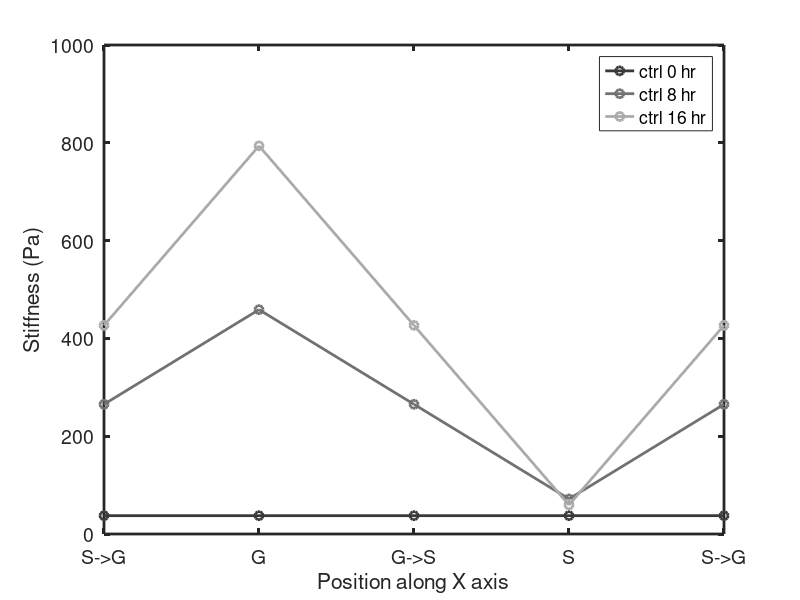
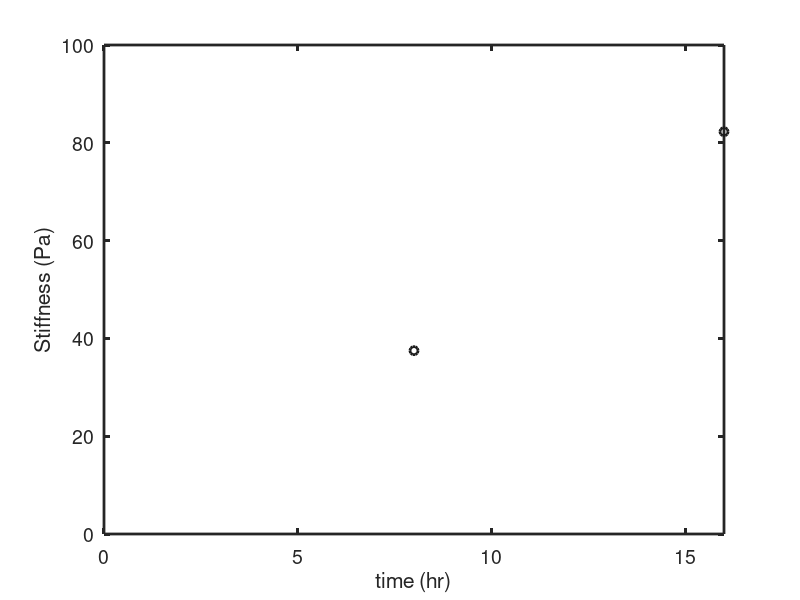

MATLAB code to generate these figures, in order:
%%
% This script is to create stiffness grid files for each time step. This
% is of course for instances where limited number of input files are used.
% If a better time resolution is needed, I have to modify Melda's code in
% order to be able to read spatio-temporal growth/expansion maps.
clear all
close all
%% This part should be defined by user
noTimePoints=3; % number of timepoints (e.g. if the user wants to input 5 growth maps, noTimePoints=5)
noPeriods=3;   % number of periods (gyrus or sulcus) that should appear in the tissue
noColumns=4*noPeriods+1;    % number of columns in the expansion grid file. For each square on the expansion rate grid, we need three values (i.e. expansion rate in x, y, z).
noRows=10;  % number of rows in the expansion grid file

% define stiffnesses for control and folding, for 8hr and 16hr
stiffnessAtG_ctrl_0hr = 37.49;
stiffnessAtS_ctrl_0hr = 37.49;
stiffnessAtSG_ctrl_0hr = (stiffnessAtG_ctrl_0hr+stiffnessAtS_ctrl_0hr)/2;
stiffnessAtGS_ctrl_0hr = (stiffnessAtG_ctrl_0hr+stiffnessAtS_ctrl_0hr)/2;

stiffnessAtG_ctrl_8hr = 37.49;
stiffnessAtS_ctrl_8hr = 37.49;
stiffnessAtSG_ctrl_8hr = (stiffnessAtG_ctrl_8hr+stiffnessAtS_ctrl_8hr)/2;
stiffnessAtGS_ctrl_8hr = (stiffnessAtG_ctrl_8hr+stiffnessAtS_ctrl_8hr)/2;

stiffnessAtG_ctrl_16hr = 82.27;
stiffnessAtS_ctrl_16hr = 82.27;
stiffnessAtSG_ctrl_16hr = (stiffnessAtG_ctrl_16hr+stiffnessAtS_ctrl_16hr)/2;
stiffnessAtGS_ctrl_16hr = (stiffnessAtG_ctrl_16hr+stiffnessAtS_ctrl_16hr)/2;

stiffnessAtG_folding_0hr = 37.49;
stiffnessAtS_folding_0hr = 37.49;
stiffnessAtSG_folding_0hr = (stiffnessAtG_folding_0hr+stiffnessAtS_folding_0hr)/2;
stiffnessAtGS_folding_0hr = (stiffnessAtG_folding_0hr+stiffnessAtS_folding_0hr)/2;

stiffnessAtG_folding_8hr = 458.83;
stiffnessAtS_folding_8hr = 71.71;
stiffnessAtSG_folding_8hr = (stiffnessAtG_folding_8hr+stiffnessAtS_folding_8hr)/2;
stiffnessAtGS_folding_8hr = (stiffnessAtG_folding_8hr+stiffnessAtS_folding_8hr)/2;

stiffnessAtG_folding_16hr = 793.77;
stiffnessAtS_folding_16hr = 59.43;
stiffnessAtSG_folding_16hr = (stiffnessAtG_folding_16hr+stiffnessAtS_folding_16hr)/2;
stiffnessAtGS_folding_16hr = (stiffnessAtG_folding_16hr+stiffnessAtS_folding_16hr)/2;
%% Creating the grids and writing them into file

% For expansion rates, we need to make two matrices, one for magnitude and
% one for orientation. Since for the case of brain folding, we don't have y
% growth, we either have orientations as 0 or 180 degrees of x or z axis.
% So I will first create the magnitude matrix. Then find the ones with
% negative values, set the orientation of those to 180. And then make all
% values in the magnitude matrix positive.
for timePointsID=1:noTimePoints
    stiffness_ctrl=zeros(noRows,noColumns);   % stiffness grid
    stiffness_folding=zeros(noRows,noColumns);   % stiffness grid
    for j=1:noRows
        for i=1:noPeriods
            if timePointsID==1
                stiffness_ctrl(j,(i-1)*4+1:(i-1)*4+4)=[stiffnessAtSG_ctrl_0hr,stiffnessAtG_ctrl_0hr,stiffnessAtGS_ctrl_0hr,stiffnessAtS_ctrl_0hr];
                stiffness_folding(j,(i-1)*4+1:(i-1)*4+4)=[stiffnessAtSG_folding_0hr,stiffnessAtG_folding_0hr,stiffnessAtGS_folding_0hr,stiffnessAtS_folding_0hr];
            elseif timePointsID==2
                stiffness_ctrl(j,(i-1)*4+1:(i-1)*4+4)=[stiffnessAtSG_ctrl_8hr,stiffnessAtG_ctrl_8hr,stiffnessAtGS_ctrl_8hr,stiffnessAtS_ctrl_8hr];
                stiffness_folding(j,(i-1)*4+1:(i-1)*4+4)=[stiffnessAtSG_folding_8hr,stiffnessAtG_folding_8hr,stiffnessAtGS_folding_8hr,stiffnessAtS_folding_8hr];
            elseif timePointsID==3
                stiffness_ctrl(j,(i-1)*4+1:(i-1)*4+4)=[stiffnessAtSG_ctrl_16hr,stiffnessAtG_ctrl_16hr,stiffnessAtGS_ctrl_16hr,stiffnessAtS_ctrl_16hr];
                stiffness_folding(j,(i-1)*4+1:(i-1)*4+4)=[stiffnessAtSG_folding_16hr,stiffnessAtG_folding_16hr,stiffnessAtGS_folding_16hr,stiffnessAtS_folding_16hr];
            end
        end
        if timePointsID==1
            stiffness_ctrl(j,noColumns)=stiffnessAtSG_ctrl_0hr;
            stiffness_folding(j,noColumns)=stiffnessAtSG_folding_0hr;
        elseif timePointsID==2
            stiffness_ctrl(j,noColumns)=stiffnessAtSG_ctrl_8hr;
            stiffness_folding(j,noColumns)=stiffnessAtSG_folding_8hr;
        elseif timePointsID==3
            stiffness_ctrl(j,noColumns)=stiffnessAtSG_ctrl_16hr;
            stiffness_folding(j,noColumns)=stiffnessAtSG_folding_16hr;
        end
    end
    
    
    
    filename=sprintf('StiffnessCtrl_3periods_10rows_t%d',timePointsID-1);
    fileID = fopen(filename,'w');
    fprintf(fileID,'%d %d \n',[noColumns,noRows]);  % number of columns and rows in the grid matrix
    % writing stiffness file for ctrl case
    for i=1:noRows
        fprintf(fileID,'%f ',stiffness_ctrl(i,:));
        fprintf(fileID,'\n');
    end
    fclose(fileID)
    
    filename=sprintf('StiffnessFolding_3periods_10rows_t%d',timePointsID-1);
    fileID = fopen(filename,'w');
    fprintf(fileID,'%d %d \n',[noColumns,noRows]);  % number of columns and rows in the grid matrix
    % writing stiffness file for folding case
    for i=1:noRows
        fprintf(fileID,'%f ',stiffness_folding(i,:));
        fprintf(fileID,'\n');
    end
    fclose(fileID)
end
%% This is just for plotting the stiffnesses
width = 6;     % Width in inches
height = 5;    % Height in inches
alw = 0.75;    % AxesLineWidth
fsz = 14;      % Fontsize
lw = 2;      % LineWidth
msz = 7; % MarkerSize

fig1=figure()
pos=get(gcf,'Position');
set(gcf,'Position',[pos(1) pos(2) width*50 height*50]);
set(gca,'FontSize',fsz,'LineWidth',lw)

cmap1=gray(10);
cmap2=autumn(10);

%plot([stiffnessAtSG_ctrl_0hr,stiffnessAtG_ctrl_0hr,stiffnessAtGS_ctrl_0hr,stiffnessAtS_ctrl_0hr,stiffnessAtSG_ctrl_0hr],'*-','color',cmap1(3,:),'Linewidth',lw)
%hold on
%plot([stiffnessAtSG_ctrl_8hr,stiffnessAtG_ctrl_8hr,stiffnessAtGS_ctrl_8hr,stiffnessAtS_ctrl_8hr,stiffnessAtSG_ctrl_8hr],'*-','color',cmap1(5,:),'Linewidth',lw)
%hold on
%plot([stiffnessAtSG_ctrl_16hr,stiffnessAtG_ctrl_16hr,stiffnessAtGS_ctrl_16hr,stiffnessAtS_ctrl_16hr,stiffnessAtSG_ctrl_16hr],'*-','color',cmap1(7,:),'Linewidth',lw)
%hold on
plot([stiffnessAtSG_folding_0hr,stiffnessAtG_folding_0hr,stiffnessAtGS_folding_0hr,stiffnessAtS_folding_0hr,stiffnessAtSG_folding_0hr],'o-','color',cmap1(3,:),'Linewidth',lw)
hold on
plot([stiffnessAtSG_folding_8hr,stiffnessAtG_folding_8hr,stiffnessAtGS_folding_8hr,stiffnessAtS_folding_8hr,stiffnessAtSG_folding_8hr],'o-','color',cmap1(5,:),'Linewidth',lw)
hold on
plot([stiffnessAtSG_folding_16hr,stiffnessAtG_folding_16hr,stiffnessAtGS_folding_16hr,stiffnessAtS_folding_16hr,stiffnessAtSG_folding_16hr],'o-','color',cmap1(7,:),'Linewidth',lw)

set(gcf,'Position',[pos(1) pos(2) width*60 height*60]);
set(gca,'FontSize',fsz,'LineWidth',lw)
%xlim([-5 100])
ylim([0 1000])
xticklabels({'S->G','G','G->S','S','S->G'})
legend('ctrl 0 hr','ctrl 8 hr','ctrl 16 hr','folding 0 hr','folding 8 hr','folding 16 hr','location','NorthEast')
xlabel('Position along X axis');ylabel('Stiffness (Pa)');
%% Extrapolating for 0 hr
width = 6;     % Width in inches
height = 5;    % Height in inches
alw = 0.75;    % AxesLineWidth
fsz = 14;      % Fontsize
lw = 2;      % LineWidth
msz = 7; % MarkerSize

fig1=figure()
pos=get(gcf,'Position');
set(gcf,'Position',[pos(1) pos(2) width*50 height*50]);
set(gca,'FontSize',fsz,'LineWidth',lw)

x=[8,16];
y=[37.49,82.27];

plot(x,y,'bo','color',cmap1(2,:),'Linewidth',lw)
set(gcf,'Position',[pos(1) pos(2) width*60 height*60]);
set(gca,'FontSize',fsz,'LineWidth',lw)
xlim([0 16])
ylim([0 100])
xlabel('time (hr)');ylabel('Stiffness (Pa)');
%% Creating the grids and writing them into file for ventricular surface

% For expansion rates, we need to make two matrices, one for magnitude and
% one for orientation. Since for the case of brain folding, we don't have y
% growth, we either have orientations as 0 or 180 degrees of x or z axis.
% So I will first create the magnitude matrix. Then find the ones with
% negative values, set the orientation of those to 180. And then make all
% values in the magnitude matrix positive.
for timePointsID=1:noTimePoints
    stiffness_folding=zeros(noRows,noColumns);   % stiffness grid
    for j=1:noRows
        for i=1:noPeriods
            if timePointsID==1
                stiffness_folding(j,(i-1)*4+1:(i-1)*4+4)=[stiffnessAtSG_folding_0hr,stiffnessAtSG_folding_0hr,stiffnessAtGS_folding_0hr,stiffnessAtGS_folding_0hr];
            elseif timePointsID==2
                stiffness_folding(j,(i-1)*4+1:(i-1)*4+4)=[stiffnessAtSG_folding_8hr,stiffnessAtSG_folding_8hr,stiffnessAtGS_folding_8hr,stiffnessAtGS_folding_8hr];
            elseif timePointsID==3
                stiffness_folding(j,(i-1)*4+1:(i-1)*4+4)=[stiffnessAtSG_folding_16hr,stiffnessAtSG_folding_16hr,stiffnessAtGS_folding_16hr,stiffnessAtGS_folding_16hr];
            end
        end
        if timePointsID==1
            stiffness_folding(j,noColumns)=stiffnessAtSG_folding_0hr;
        elseif timePointsID==2
            stiffness_folding(j,noColumns)=stiffnessAtSG_folding_8hr;
        elseif timePointsID==3
            stiffness_folding(j,noColumns)=stiffnessAtSG_folding_16hr;
        end
    end
    
    
    filename=sprintf('StiffnessFolding_3periods_10rows_VZ_t%d',timePointsID-1);
    fileID = fopen(filename,'w');
    fprintf(fileID,'%d %d \n',[noColumns,noRows]);  % number of columns and rows in the grid matrix
    % writing stiffness file for folding case
    for i=1:noRows
        fprintf(fileID,'%f ',stiffness_folding(i,:));
        fprintf(fileID,'\n');
    end
    fclose(fileID)
end
%% Creating stiffness grids for Lola's project


noFiles=5; %
noColumns=11;    %
noRows=4;  %

initialStiffness=1600;


for fileID=1:noFiles
    stiffness=zeros(noRows,noColumns)+1600;   % stiffness grid
    
    stiffness(:,5:7)=(1-(fileID-1)*0.25)*stiffness(:,5:7);
    if fileID==noFiles
        stiffness(:,5:7)=1;
    end
 
    
    filename=sprintf('Stiffness96hrRectangleWing_Reduction_%d',fileID-1);
    filename = fopen(filename,'w');
    fprintf(filename,'%d %d \n',[noColumns,noRows]);  % number of columns and rows in the grid matrix
    % writing stiffness file for folding case
    for i=1:noRows
        fprintf(filename,'%f ',stiffness(i,:));
        fprintf(filename,'\n');
    end
    fclose(filename)
end
%% Creating stiffness grids for Lola's project


noFiles=5; %
noColumns=55;    %
midColumn=ceil(noColumns/2);
noRows=4;  %

initialStiffness=1600;


for fileID=1:noFiles
    stiffness=zeros(noRows,noColumns)+1600;   % stiffness grid
    
    stiffness(:,midColumn-1:midColumn+1)=(1-(fileID-1)*0.25)*stiffness(:,midColumn-1:midColumn+1);
    if fileID==noFiles
        stiffness(:,midColumn-1:midColumn+1)=0.000001;
    end
 
    
    filename=sprintf('Stiffness96hrRectangleWing_FineGrid_Reduction_%d',fileID-1);
    filename = fopen(filename,'w');
    fprintf(filename,'%d %d \n',[noColumns,noRows]);  % number of columns and rows in the grid matrix
    % writing stiffness file for folding case
    for i=1:noRows
        fprintf(filename,'%f ',stiffness(i,:));
        fprintf(filename,'\n');
    end
    fclose(filename)
end

%% Creating stiffness grids for Lola's project


noFiles=5; %
noColumns=110;    %
midColumn=ceil(noColumns/2);
noRows=4;  %

initialStiffness=1600;


for fileID=1:noFiles
    stiffness=zeros(noRows,noColumns)+1600;   % stiffness grid
    
    stiffness(:,midColumn-1:midColumn+1)=(1-(fileID-1)*0.25)*stiffness(:,midColumn-1:midColumn+1);
    if fileID==noFiles
        stiffness(:,midColumn-1:midColumn+1)=0.000001;
    end
 
    
    filename=sprintf('Stiffness96hrRectangleWing_VeryFineGrid_Reduction_%d',fileID-1);
    filename = fopen(filename,'w');
    fprintf(filename,'%d %d \n',[noColumns,noRows]);  % number of columns and rows in the grid matrix
    % writing stiffness file for folding case
    for i=1:noRows
        fprintf(filename,'%f ',stiffness(i,:));
        fprintf(filename,'\n');
    end
    fclose(filename)
end